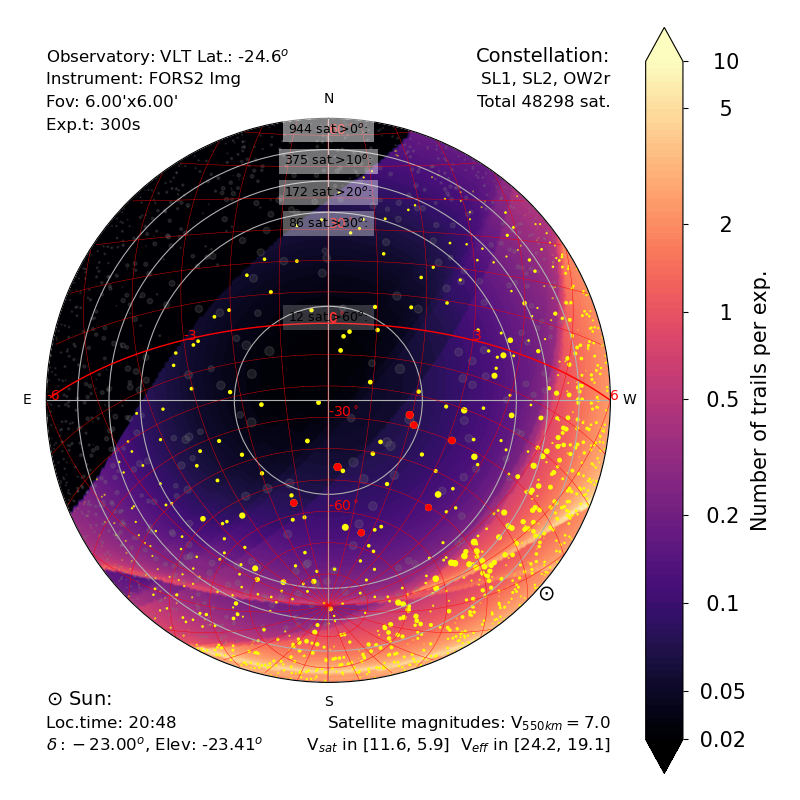

Reproduce this figure in Python.
#!/usr/bin/env python3
'''SatConAnalytic - Satellite Constellation Analytic simulations

Plot satellite density over the map of the sky.

Alternatively, the plot can show
- velocity density of the satellites
- the number of satellites / detectable satellites / saturating satellites / 
  non-saturating satellites in the field of view of an instrument
- the effect of the satellites on the observations (%loss)
- the sky brighness increase caused by satellites.

obsplot.py -h for usage
'''

import matplotlib
matplotlib.use('Agg')  # to avoid Xdisplay issues in remote
import matplotlib.pyplot as plt
import numpy as np
import argparse
import sys
import os
#sys.path.append(os.path.dirname(__file__)+"/../")

print('conAn ObsSky')

from matplotlib import ticker
from conanplot import gyrd


# import ConAn routines
import conan as ca
import conanplot as cp
import constants as cst
import satDots

#----- config
step = 0.75 #deg >~1. Smaller values take forever
#outpath = "/home/ohainaut/public_html/outsideWorld/"
outpath = "./"


#------Arguments

parser = argparse.ArgumentParser(description=
'''Satellite constellations: sky map of satellite trail density or related information. 
Define the position of the observatory, the position of the Sun, the constellation(s),
the instrument and its characteristics, and the output required.''')
parser.add_argument('-d','--deltaSun', default=0.,
                    help="Sun: Declination of the Sun [deg]")
parser.add_argument('-a','--alphaSun', 
                    help="Sun: Hour Angle of the Sun [deg]. If present, overwrites elevSun")
parser.add_argument('-e','--elevSun', default=24.,
                    help="Sun: Elevation of the Sun BELOW the horizon. Should probably be >0 in most cases [deg]")
parser.add_argument('-C','--constellations', default='SLOWGWAK',
                    help="ID of the constellation group; list for a list")
parser.add_argument('-l','--lat', default=-24.6,
                    help="Observatory: Latitude of the observatory [deg]")
parser.add_argument('-r','--resol', 
                    help="Observatory: Resolution of the instrument [deg]")
parser.add_argument('-t','--expt', 
                    help="Observatory: Exposure time [sec]")
parser.add_argument('-f','--fovl',
                    help="Observatory: Field of view of the instrument. Length or diametre [arcsec]")
parser.add_argument('-w','--fovw', 
                    help="Observatory: Field of view of the instrument. Width. Equal to Length if omitted [arcsec]")
parser.add_argument('-m','--maglim', 
                    help="Observatory: Detection limit magnitude of the instrument [5sigma Mag during expTime]")
parser.add_argument('--magbloom',
                    help="Observatory: Magnitude over which the instrument saturates [Mag for expTime]. Default: -99 (no blooming)")
parser.add_argument('-k','--trailf', 
                    help="Observatory: Trail filling fraction (width of the trail as fraction of FoV)")
parser.add_argument('-s','--telescope', 
                    help="Observatory: Name of the telescope")
parser.add_argument('-i','--instrument', 
                    help="Observatory: Name of the instrument")
parser.add_argument('-T','--code', 
                    help='''Observatory: Predefined telescope/instrument with
                         extptime, FoVl, FoVw, maglim, magbloom, trailf,  
                         telescope, instrument, resolution, latitude. 
                         Use individual options to overwrite presets.
                         SPECIAL CODES: SatDens for satellite density; 
                         TrailDens for trail density;
                         skyMag for sky surface brightness [mag];
                         skyFrac for sky surface brightness as a fraction.
''')
parser.add_argument('-M','--mode', default="OBS",
                    help="Plot: ALL (Default), OBS, BRIGHT, FAINT, or EFFECT")
parser.add_argument('--noplot', action='store_false',
                    help="Plot: Don't generate the plot (mostly debug)")
parser.add_argument('--noshade', action='store_true',
                    help="Plot: Don't shade low elevations")
parser.add_argument('--noscalebar', action='store_false',
                    help="Plot: Don't include scalebar")
parser.add_argument('--noalmuc', action='store_false',
                    help="Plot: Don't write sat count on the almucantars")
parser.add_argument('--nolabel', action='store_false',
                    help="Plot: Don't label the plot")
parser.add_argument('--pdf', action='store_true',
                    help="Plot: output file in pdf (default is png)")
myargs = parser.parse_args()


print('TELESCOPE/INSTRUMENT SETUP')
myTel = cp.getTelescope(myargs)
print(myTel)


# sun

sunDelta = float(myargs.deltaSun)
sunElev  = -float(myargs.elevSun)   
if myargs.alphaSun is None:
    sunAlpha = ca.elev2ra(sunElev,sunDelta,myTel.lat) # get sun hourangle for twilight
else:
    sunAlpha = float(myargs.alphaSun)
    sunElev = ca.radec2elev(sunAlpha,sunDelta,myTel.lat)


print('SUN:')
print(f'\tLocal time: {((180+sunAlpha)/15.)%24:.2f}h')
print(f'\tHA = {sunAlpha:.1f}deg  = {(sunAlpha/15.)%24:.2f}h, Dec = {sunDelta:.1f}d')
print(f'\tElevation: {sunElev:.2f}d')
    

wAz, wEl = ca.radec2azel(sunAlpha, sunDelta, myTel.lat)
print(f'Validation: az= {wAz:.2f}, el= {wEl:.2f}d\n')




# flags
myargs.plotflag      = myargs.noplot
myargs.shadeflag     = myargs.noshade
myargs.scalebarflag  = myargs.noscalebar
myargs.labelplotflag = myargs.nolabel
myargs.almucantar    = myargs.noalmuc
if myargs.pdf :
    myargs.outputformat = ".pdf"
else:
    myargs.outputformat = ".png"
    



# expand the constellation id into a list of real constellations
CONSTELLATIONS = ca.findConstellations(myargs.constellations)
print('CONSTELLATIONS:')
print( CONSTELLATIONS.ToC )
print()



    
######################################################################
#---  COMPUTE CONSTELLATIONS

#fill ElAz:
AzEl = ca.fillAzEl(step)

densSatAll = np.zeros_like(AzEl[0])
densVelAll = np.zeros_like(AzEl[0])
densSatObs = np.zeros_like(AzEl[0])
densVelObs = np.zeros_like(AzEl[0])
densSatBloom = np.zeros_like(AzEl[0])
densVelBloom = np.zeros_like(AzEl[0])
fluxSatTotal = np.zeros_like(AzEl[0])

magmax = -99.
magmin = 99.
mageffmax = -99
mageffmin = 99.


for myShell in CONSTELLATIONS.shells:                 
    # model the shell
    densSi, veli, magi =  ca.modelOneConstMag(AzEl,myTel.lat, sunAlpha,sunDelta,
                            myShell.inc,
                            myShell.alt, 
                            myShell.totSat
                            )

    # extreme magnitudes
    magmax = max(magmax,np.amax(magi))
    magmin = min(magmin,np.amin(magi))
    
    # all sat:
    densSatAll += densSi
    densVelAll += densSi * veli

    # effective magnitude and extremes
    mageffi = magi  - 2.5*np.log10(myTel.resol/veli/myTel.expt)
    mageffmax = max(mageffmax,np.amax(mageffi))
    mageffmin = min(mageffmin,np.amin(mageffi))

    # only observable ones
    densSobsi = np.copy(densSi)
    densSobsi[ mageffi > myTel.maglim] = 0.
    densSatObs += densSobsi
    densVelObs += densSobsi * veli
    
    # only super bright bloomers
    densSbloomi = np.copy(densSi)
    densSbloomi[ mageffi > myTel.magbloom ] = 0.
    densSatBloom += densSbloomi
    densVelBloom += densSbloomi * veli

    #flux    
    fluxi = 10.**(-0.4*magi) /3600.**2 * densSi
    fluxSatTotal += fluxi

    
# here, we have the following arrays defined:
#   densSatAll: dens in Nsat/sq.deg
#   densVelAll: density if trails in Ntrail/deg/sec
#   densSatObs: same, only for sat with mag < myTel.maglim
#   densVelObs:
#   densSatBloom: same, only for sat with mag < myTel.magbloom
#   densVelBloom
#   fluxSatTotal: flux density for mag/sq.arcsec, for m550 at 550km

if myargs.plotflag:
    print( f'Satellite magnitudes in [{magmax:.2f},{magmin:.2f}]')
    print( f'Satellite eff. mag.  in [{mageffmax:.2f},{mageffmin:.2f}]')
    print( f'\nFolliwing output for zenith: (AzAlt={AzEl[:,-1,-1]})')
    print('- Sat density [n/sq.dg]', round( densSatAll[-1,-1],  4))
    print('- Sat velocity (for last constellation) [deg/s]', round(veli[-1,-1],4))
    print(f'- Diffuse mag [mag/sq/arcsec]: {-2.5*np.log10(fluxSatTotal[-1,-1]):.2f}' )

# output file
outfileroot  = f'{myargs.code}_{myargs.constellations}_'
outfileroot += f'{myargs.mode}_{int(myTel.lat):02d}_{int(-sunElev):02d}'

# sat count for almucantars
elLim = [60.,30.,20., 10.,0.]
elCount = ca.integrateSat(elLim,AzEl,densSatAll)

outfile = open(outpath+outfileroot+'.txt','w+')  # store the hist.
outstring =  ('{:6.3f} {:5.1f} '+' {:4.0f}'*16).format(
    sunAlpha,
    sunElev,
    0.,0.,0.,0.,
    elCount[1],    
    elCount[2],    
    elCount[3],    
    elCount[4],
    0.,0.,0.,0.,
    0.,0.,0.,0.)
#will be written to file later


#==============================================================================

if myargs.mode == 'BRIGHT':
    ds = densSatBloom
    dv = densVelBloom
    labelmag = True              

elif myargs.mode == 'OBS':
    ds = densSatObs
    dv = densVelObs
    labelmag = True              

elif myargs.mode == 'FAINT':
    ds = densSatAll - densSatBloom
    dv = densVelAll - densVelBloom    
    labelmag = True              

elif myargs.mode == 'ALL':
    ds = densSatAll
    dv = densVelAll

elif myargs.mode == 'EFFECT':
    ds = myTel.trailf * densSatObs + (1.-myTel.trailf)* densSatBloom
    dv = myTel.trailf * densVelObs + (1.-myTel.trailf)* densVelBloom
    labelmag = True
    
else:
    print("valid for -M: BRIGHT OBS FAINT ALL EFFECT")
    exit(1)
    
#==============================================================================
# colormap
cmap = "magma"

# set limits for the colormap

lvmin = -2.5
lvmax = np.log10(30)##< MAXIMUM STANDARD
#lvmax = np.log10(5000)#


print ("telinslabel",myargs.code)
if myargs.code == "TrailDens":
    ldens = np.log10( dv )
    densl = "Number of trails./deg/sec."
    print("Tdensity")

elif myargs.code == "SatDens":
    ldens = np.log10( ds )
    densl = "Number of sat./sq.deg."
    print("Sdensity")

elif myargs.code == "skyMag":
    ldens =  2.5* np.log10( fluxSatTotal )
    skybrightmag = False
    lvmin = -30.0
    lvmax = -26.25  ## np.amax(ldens) + 0.5
    lvmax = -24.25  ## np.amax(ldens) + 0.5
    labelmag = True

elif myargs.code == "skyFrac":  # fraction of the sky surfbrightness
    skymag0 = 21.78 + 5 # dark sky, mag/arcsec2, +5 for %
    skymag = skymag0 
    #skymag = 21.00 +5  #  mag/arcsec2    -15deg tw
    #skymag = 19.80 +5  #  mag/arcsec2    -12deg tw
    #skymag = 9.0 +5   #  mag/arcsec2    -9deg tw
    ldens =  2.5* np.log10( fluxSatTotal ) + skymag
    print("pseudomag", np.amax(ldens), np.amin(ldens))
    lvmin = -30.0  + skymag0
    lvmax = -26.25 + skymag0
    labelmag = True


else: # other specific (including EFFECT)
    #print("density: other, specific instrument")
    dens    =  ds* myTel.fovl*myTel.fovw + dv * myTel.fovl * myTel.expt
             # trailf already accounted for in ds and dv
     
    ldens   = np.nan_to_num(np.log10(dens ), neginf=np.log10( np.min( dens[ dens > 0] )))
    densobs = densSatObs * myTel.fovl*myTel.fovw +  densVelObs* myTel.fovl *myTel.expt
                     # number of observable trails

    
    # compute average effect:
    EffTot = 0.
    TrailTot = 0.
    icount = 0
    aircut = 20. #30. # start counting at airmass =2
    for i in np.arange(0,len( AzEl[1,:,1]) ):
        if AzEl[1,i,1] >= aircut:
            EffTot   += np.average(dens[i,:]   ) * np.cos(np.radians(AzEl[1,i,1]))
            TrailTot += np.average(densobs[i,:]) * np.cos(np.radians(AzEl[1,i,1]))
            icount += 1
            
    EffTot   = EffTot  /icount
    TrailTot = TrailTot/icount


    print(f'Effect on exposures (at Zenith): Loss fraction: {dens[-1,-1]:.3g}/1.; Trails: {densobs[-1,-1]:.3g}/exp')
    print(f'Effect on exp. (aver above {aircut}): Loss fraction: {EffTot:.3g}/1.; Trails: {TrailTot:.3g}/exp')

    outstring += " {} {}".format(EffTot,TrailTot)

    
    if myargs.mode == 'EFFECT':
        #print("Effect")
        densl = "Fraction lost"
        cmap = gyrd    
        lvmin = -3.5  # log limits for the colour scale
        lvmax = 0.2  # 2.2
        labelmag = True
    else:
        densl = "Number of trails per exp."


#-- plot

if not myargs.plotflag:
    myargs.labelplotflag  = False
    myargs.scalebarflag = False
    myargs.shadeflag = False
else:
    fig = plt.figure(figsize=(8,8))
    ax =  fig.subplots(1,1,subplot_kw={'projection': 'polar'}) 
    _ = cp.initPolPlot(ax)
    
    clab = 'k'
    ccon = 'k'
    tickformat = "{:.1f}".format


    #ldens stat
    lvmax = np.max( ldens ) # np.percentile( ldens, 95.)
    lvmin = np.min(ldens) # np.percentile( ldens, 5.)

    #print(f'log min max {lvmin} {lvmax}')
    
    ldens[ ldens > lvmax  ] = lvmax
    ldens[ ldens < lvmin  ] = lvmin

    cfd = ax.contourf(np.radians(AzEl[0]), 90.-AzEl[1], ldens , 
                      levels=np.linspace(lvmin,lvmax,100),  # NUMBER OF LEVELS
                      vmin=lvmin, vmax=lvmax ,
                      extend='both',
                      cmap=cmap)
    cfd.cmap.set_under('k') # below minimum -> black


#----------------------------------------------------------------------
#Scalebar
if myargs.scalebarflag:
    cbar = fig.colorbar(cfd)
    if myargs.code == "skyMag":
        # (the plot contains -mag) 
        barmag = np.arange(-30,-23,.5)
        if skybrightmag:
            cbar.set_ticklabels( [ "{:.1f}".format(x) for x in -cbar.get_ticks()])
            densl = "Surface brightness [mag/sq.arcsec]"

        else:
            if 0:
                # mucd/m2
                barlum = 12e10 * 10**(0.4*barmag)   ## CONVERSION mag->mucd
                cbar.set_ticks(barmag)
                cbar.set_ticklabels( [ "{:.1g}".format(x) for x in barlum])
                densl = "Surface brightness [$\mu$cd/m$^2$]"

            else:
                # dark sky:
                barlum = 12e10 * 10**(0.4*barmag)/2.20   ## sky=220; pc= 1/100
                cbar.set_ticks(barmag)
                cbar.set_ticklabels( [ "{:.1g}".format(x) for x in barlum])
                densl = "Surface brightness [ % of sky]"

            
    elif myargs.code == "skyFrac":
        barmag = np.arange(-30,-25,.5) + skymag0 # skymag comes with +5mag for %
        barlum = 10**(0.4*barmag) 
        cbar.set_ticks(barmag)
        cbar.set_ticklabels( [ "{:.1g}".format(x) for x in barlum])
        densl = "Surface brightness [ % of sky] ($m_{sky} = $"+"{:.2f}".format(skymag-5)+")]"

    else:
        myticks = np.log10(np.array([0.00002,0.00005,0.0001,0.0002,0.0005,0.001,0.002,0.005,0.01,0.02,0.05,0.1,0.2,0.5,1.,2.,5.,10.,20.,50.,100.,200.,500., 1000., 2000.,5000.,]))
        myticks = myticks[ myticks >= lvmin -.35 ]
        myticks = myticks[ myticks <= lvmax +.35 ]
        cbar.set_ticks(myticks)
        cbar.set_ticklabels( [ "{:5.2g}".format(x) for x in 10.**myticks])

        #        cbar.set_ticks(np.log10(np.array([0.005,0.01,0.02,0.05,0.1,0.2,0.5,1.,2.,5.,10.,20.,50.])))
        #cbar.set_ticklabels( [ "{:5.2g}".format(x) for x in 10.**cbar.get_ticks()])


    cbar.set_label(densl)


#----------------------------------------------------------------------
# airmass shade

if myargs.shadeflag:
    waz = np.arange(0.,2.*np.pi,.01)
    wr1 = 0.*waz +90
    whss = [['xx','x'],['++','+']]
    wcs = ['white','black']

    for whs,wc in zip( whss,wcs ): 
        for wr,wh in zip ([20,30],whs):
            wr2 = wr1 -wr
            if 1 : # hash
                alphashade=0.1
                ax.fill_between(waz,wr1,wr2,
                    facecolor='none',
                            hatch=wh,edgecolor=wc,alpha=alphashade)
                ax.fill_between(waz,wr1,wr2,
                    facecolor='none',
                            hatch=wh,edgecolor=wc,alpha=alphashade)
            else:
                alphashade=0.2
                ax.fill_between(waz,wr1,wr2,
                                color="grey", alpha=alphashade)


#------------------------------------------------------------------------------
# RA Dec lines
cp.drawHADec(myTel.lat)


#----------------------------------------------------------
#labels



if myargs.labelplotflag:

    #Sun
    azs,els = ca.radec2azel(sunAlpha, sunDelta, myTel.lat)
    plt.text(np.radians(azs), 93.,"$\odot$", va="center", ha='center')
    

    #top left
    x = -1.
    y = 1.2
    dy = 0.08
    
    cp.azlab(ax,x,y,'Observatory: {} Lat.: {:.1f}$^o$'.format(myTel.telescope, myTel.lat))
    y -= dy
    
    
    if myargs.code != "SatDens" and myargs.code != "TrailDens" and myargs.code != "skyMag":
        cp.azlab(ax,x,y,'Instrument: {}'.format(myTel.instrument))
        y -= dy

        if myTel.fovl < 1./60.:
            fovll = '{:.2f}\"'.format(myTel.fovl*3600.)
        elif myTel.fovl < 1./6.:
            fovll = '{:.2f}\''.format(myTel.fovl*60.)
        else:
            fovll = '{:.2f}$^o$'.format(myTel.fovl)

        if myTel.fovw < 1./60.:
            fovlw = '{:.2f}\"'.format(myTel.fovw*3600.)
        elif myTel.fovw < 1./6.:
            fovlw = '{:.2f}\''.format(myTel.fovw*60.)
        else:
            fovlw = '{:.2f}$^o$'.format(myTel.fovw)

        cp.azlab(ax,x,y,'Fov: '+fovll+'x'+fovlw)
        y -= dy


        cp.azlab(ax,x,y,'Exp.t: {:.0f}s'.format(myTel.expt))
        y -= dy
        

            
    # bottom left
    x= -1.
    y= -1.08
    cp.azlab(ax,x,y,'$\odot$ Sun:',14)

    y -= dy
    loct = (sunAlpha/15.+12.)%24
    
    loch = int(loct)
    locm = int( (loct-loch)*60.)
    cp.azlab(ax,x,y,f'Loc.time: {loch:02d}:{locm:02d}')
    y -= dy
    cp.azlab(ax,x,y,f'$\delta: {sunDelta:.2f}^o$, Elev: {sunElev:.2f}$^o$')
    y -= dy




    # top right
    x=1.
    y=1.2
    cp.azlab(ax,x,y,'Constellation:',14)
    y -= dy
    cp.azlab(ax,x,y,CONSTELLATIONS.name)
    
    y -= dy
    cp.azlab(ax,x,y, f'Total {CONSTELLATIONS.totSat:.0f} sat.')

    #bottom right
    x = 1.
    y = -1.08 -dy
    if 1:
        lab = "Satellite magnitudes: V$_{550km}=$" +\
            f'{cst.mag550:3.1f}' 
#            "{:3.1f}".format(cst.mag550 -5.*np.log10(550./1000.) )
        cp.azlab(ax,x,y,lab)
        y -= dy

    if mageffmin < -1000. or myargs.code == "skyMag":
        lab = "  V$_{sat}$"+" in [{:.1f}, {:.1f}]".format(magmax,magmin)
    else:
        lab = "  V$_{sat}$"+" in [{:.1f}, {:.1f}]".format(magmax,magmin)+\
              "  V$_{eff}$"+" in [{:.1f}, {:.1f}]".format(mageffmax,mageffmin)


    cp.azlab(ax,x,y,lab)
    y -= dy

    if myargs.mode == "BRIGHT":
        cp.azlab(ax,x,y,"Selection: mag < {:.0f}".format(myTel.magbloom))
    elif myargs.mode == "OBS":
        wlab = "Selection: mag$_{eff}$ < "+"{:.1f}".format(myTel.maglim)
        cp.azlab(ax,x,y,wlab)
    elif myargs.mode == "FAINT":
        cp.azlab(ax,x,y,"Selection: mag > {:.0f}".format(myTel.magbloom))
    elif myargs.mode == "EFFECT":
        cp.azlab(ax,x,y,"Selection: all satellites, scaled for effect")
        wlab = "Detected: V$_{eff}$ < "+"{:.1f} ".format(myTel.maglim)
        wlab += "   Bleeding: V$_{eff}$ < "+"{:.1f}".format(myTel.magbloom)
        y -= dy
        cp.azlab(ax,x,y,wlab)


    

if myargs.almucantar and myargs.plotflag:
    # sat count on almucantars
    for we, wi in zip(elLim, elCount):
        cp.azlab(ax,-0,(90.-we-5)/90.,'{:.0f} sat.>{:.0f}$^o$:'.format(wi,we),9,0.5*(1.-we/100.))



if 1:
    Sv = satDots.makeConstellationStatTable(CONSTELLATIONS, 
                                            sunAlpha, sunDelta, 
                                            myTel.lat, 
                                            (180+sunAlpha)*3600.)


    if myargs.mode == "ALL":
        Si = Sv[  ~Sv["bIlluminated"] ]
        ax.scatter(Si["Azr"],Si["ZD"], s=Si["dot"], c="grey", alpha=0.2)

    Si = Sv[  Sv["bIlluminated"] ]
    if myargs.mode in ["ALL",  "OBS"] :
        Sb = Si[ Si["mag"] >= 7 ]
        ax.scatter(Si["Azr"],Si["ZD"], s=Si["dot"], c="yellow")

    if myargs.mode in ["ALL", "OBS","BRIGHT"] :
        Sb = Si[ Si["mag"] < 7 ]
        ax.scatter(Sb["Azr"],Sb["ZD"], s=Sb["dot"], c="red")


    satDots.legendMag()


print('finishing...')

outstring += '\n'
outfile.write(outstring)
outfile.close()
        



# save plot
if myargs.plotflag:
    fig.tight_layout()
    plt.savefig(outpath+'w.png')
    filename = outpath+outfileroot+myargs.outputformat
    print(filename)

    plt.savefig(filename)
#--
print("output in ",outfileroot)
